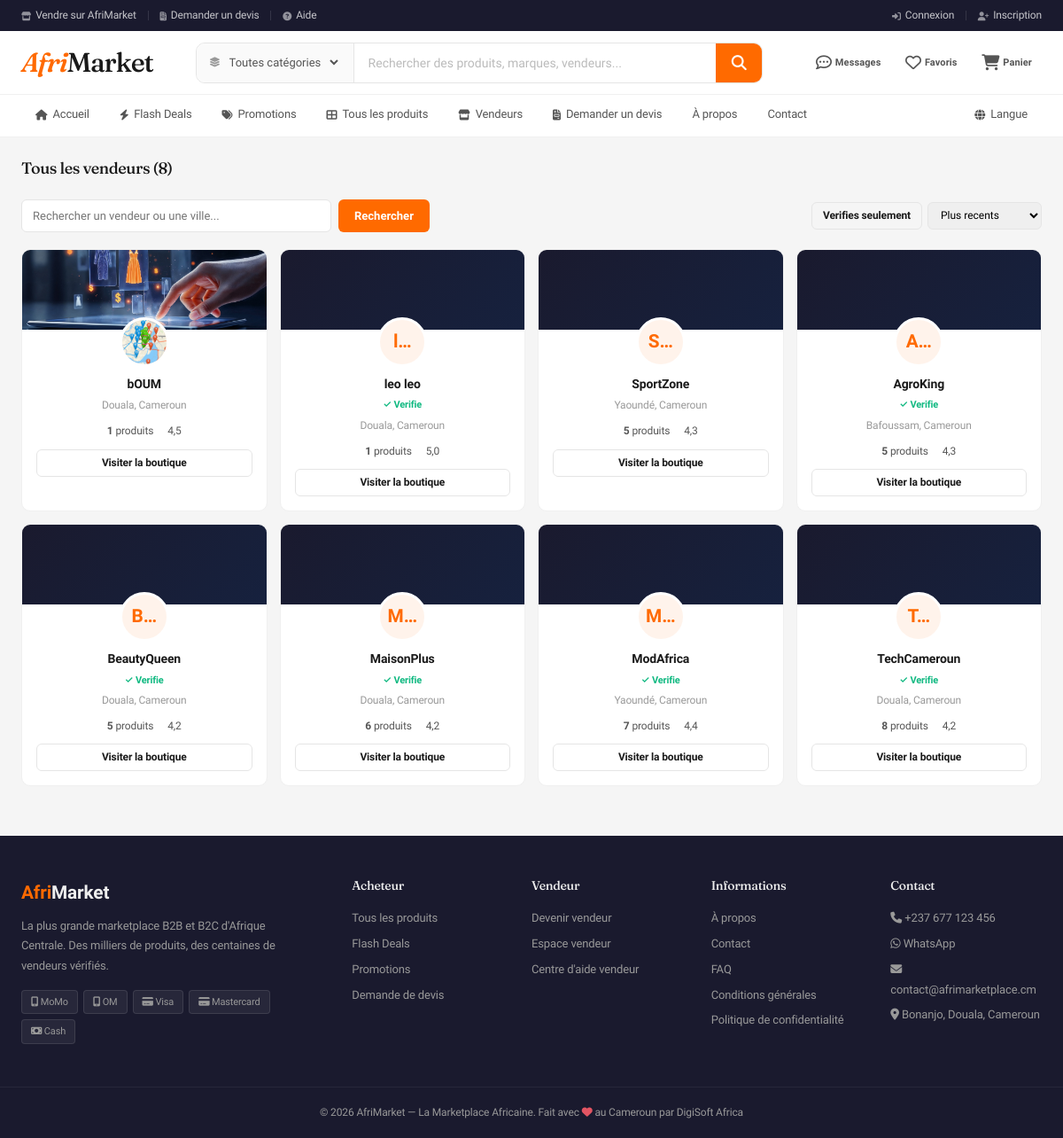
The page /fr/vendeur/ on the database as committed earlier.
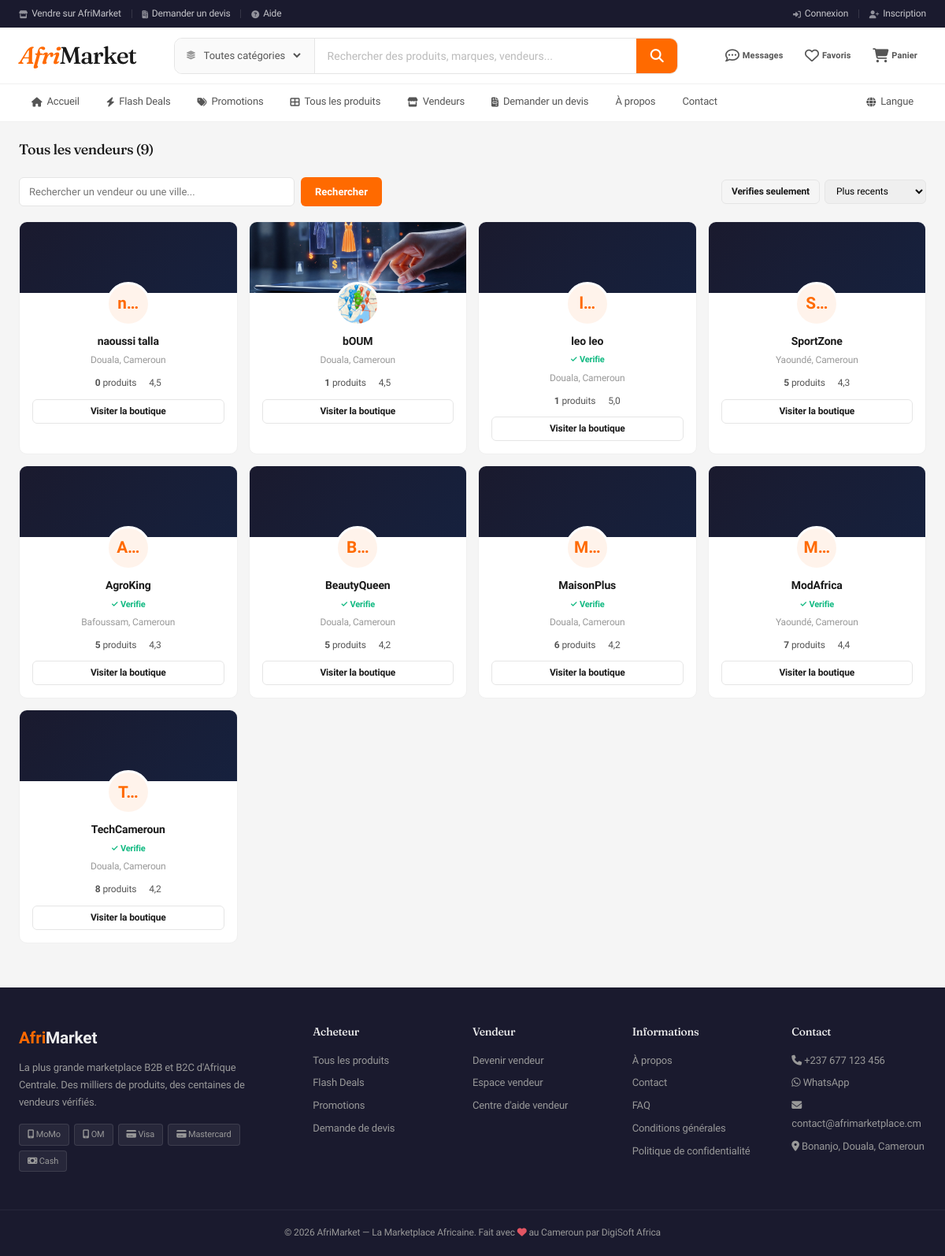
The same page on the database as committed later.
### store/models.py (models this page shows, shortened)
class Store(models.Model):
    owner = models.OneToOneField(settings.AUTH_USER_MODEL, on_delete=models.CASCADE, related_name='store')
    name = models.CharField(max_length=200)
    slug = models.SlugField(max_length=200, unique=True)
    description = models.TextField(blank=True)
    logo = models.ImageField(upload_to='stores/logos/', blank=True, null=True)
    banner = models.ImageField(upload_to='stores/banners/', blank=True, null=True)
    phone = models.CharField(max_length=20, blank=True)
    whatsapp = models.CharField(max_length=20, blank=True, help_text="Numéro WhatsApp avec indicatif pays (ex: 237677123456)")
    email = models.EmailField(blank=True)
    address = models.TextField(blank=True)
    city = models.CharField(max_length=100, default='Douala')
    country = models.CharField(max_length=100, default='Cameroun')
    latitude = models.DecimalField(max_digits=9, decimal_places=6, null=True, blank=True, help_text="Latitude GPS")
    longitude = models.DecimalField(max_digits=9, decimal_places=6, null=True, blank=True, help_text="Longitude GPS")
    is_verified = models.BooleanField(default=False)
    is_active = models.BooleanField(default=True)
    response_rate = models.IntegerField(default=95)
    response_time = models.CharField(max_length=50, default='< 24h')
    year_established = models.IntegerField(default=2024)
    total_revenue = models.DecimalField(max_digits=15, decimal_places=0, default=0)
    created_at = models.DateTimeField(auto_now_add=True)
    @property
    def rating(self):
        from catalog.models import Review
        avg = Review.objects.filter(product__store=self).aggregate(
            avg=models.Avg('rating'))['avg']
        return round(avg, 1) if avg else 4.5

### store/views.py (the view)
# urls.py: path('', views.store_list, name='list'),
def store_list(request):
    stores = Store.objects.filter(is_active=True).annotate(
        nb_products=Count('products', filter=Q(products__is_active=True))
    )
    q = request.GET.get('q', '')
    if q:
        stores = stores.filter(Q(name__icontains=q) | Q(city__icontains=q))
    verified = request.GET.get('verified')
    if verified:
        stores = stores.filter(is_verified=True)
    sort = request.GET.get('sort', '-created_at')
    sort_map = {
        '-created_at': '-created_at',
        'name': 'name',
        'products': '-nb_products',
    }
    stores = stores.order_by(sort_map.get(sort, '-created_at'))
    return render(request, 'store/list.html', {
        'stores': stores,
        'search_query': q,
        'sort': sort,
        'total': stores.count(),
        'verified_filter': verified,
    })

### cart/context_processors.py (called while the page is built)
def cart_context(request):
    cart = get_cart(request)
    count = sum(item.get('quantity', 0) for item in cart.values())
    total = sum(item.get('price', 0) * item.get('quantity', 0) for item in cart.values())
    return {'cart_count': count, 'cart_total': total}

### cart/utils.py (called while the page is built, shortened)
def get_cart(request):
    return request.session.get('cart', {})

### catalog/context_processors.py (called while the page is built)
def categories_context(request):
    wishlist_count = 0
    if request.user.is_authenticated:
        wishlist_count = Wishlist.objects.filter(user=request.user).count()
    return {
        'nav_categories': Category.objects.filter(parent__isnull=True, is_active=True).prefetch_related('children')[:10],
        'wishlist_count': wishlist_count,
    }

### messaging/context_processors.py (called while the page is built, shortened)
def unread_messages_count(request):
    return {'unread_messages_count': 0}

### templates/store/list.html (shortened to what this page needs)
{% extends 'base.html' %}{% load humanize %}
{% block content %}
<div class="section">
<div class="section-head" style="margin-bottom:1.5rem;">
<h2>Tous les vendeurs ({{ total }})</h2>
</div>
<div style="display:flex;gap:10px;align-items:center;flex-wrap:wrap;margin-bottom:1.2rem;">
<form method="get" style="display:flex;gap:8px;flex:1;min-width:250px;">
<input type="text" name="q" value="{{ search_query }}" placeholder="Rechercher un vendeur ou une ville..." class="form-control" style="max-width:350px;">
<button type="submit" class="btn btn-orange">Rechercher</button>
</form>
<div style="display:flex;gap:6px;">
{% if verified_filter %}
<a href="?q={{ search_query }}&sort={{ sort }}" class="btn btn-sm btn-orange">Verifies seulement ✕</a>
{% else %}
<a href="?q={{ search_query }}&sort={{ sort }}&verified=1" class="btn btn-sm btn-outline">Verifies seulement</a>
{% endif %}
<select onchange="window.location='?q={{ search_query }}&sort='+this.value+'{% if verified_filter %}&verified=1{% endif %}'" style="padding:5px 10px;border:1px solid var(--border);border-radius:var(--radius-sm);font-size:12px;font-family:var(--font);">
<option value="-created_at" {% if sort == '-created_at' %}selected{% endif %}>Plus recents</option>
</select>
</div>
</div>
<div style="display:grid;grid-template-columns:repeat(auto-fill,minmax(260px,1fr));gap:14px;">
{% for s in stores %}
<div style="background:var(--white);border:1px solid var(--border2);border-radius:var(--radius);overflow:hidden;transition:var(--transition);">
{% if s.banner %}
<div style="height:90px;background:url('{{ s.banner.url }}') center/cover;"></div>
{% else %}
<div style="height:90px;background:linear-gradient(135deg,#1a1a2e,#16213e);"></div>
{% endif %}
<div style="padding:1rem;text-align:center;margin-top:-30px;">
<div style="width:56px;height:56px;border-radius:50%;background:var(--orange-light);display:flex;align-items:center;justify-content:center;font-size:1.3rem;font-weight:700;color:var(--orange);margin:0 auto .5rem;border:3px solid var(--white);overflow:hidden;">
{% if s.logo %}<img src="{{ s.logo.url }}" style="width:100%;height:100%;object-fit:cover;">{% else %}{{ s.name|truncatechars:2 }}{% endif %}
</div>
<div style="font-weight:600;font-size:14px;">{{ s.name }}</div>
{% if s.is_verified %}<div class="verified-badge" style="justify-content:center;margin-top:3px;">✓ Verifie</div>{% endif %}
<div style="font-size:12px;color:var(--text3);margin-top:4px;">{{ s.city }}, {{ s.country }}</div>
<div style="display:flex;justify-content:center;gap:1rem;margin-top:10px;font-size:12px;color:var(--text2);">
<span><strong>{{ s.nb_products }}</strong> produits</span>
<span>{{ s.rating }}</span>
</div>
<a href="{% url 'store:detail' slug=s.slug %}" class="btn btn-outline btn-sm btn-block" style="margin-top:10px;">Visiter la boutique</a>
</div>
</div>
{% empty %}
<div style="grid-column:1/-1;text-align:center;padding:3rem;color:var(--text3);">
<p>Aucun vendeur trouve.</p>
</div>
{% endfor %}
</div>
</div>
{% endblock %}

### templates/base.html (shortened to what this page needs)
{% load static %}{% load humanize %}
<!DOCTYPE html>
<html lang="fr">
<head>
<link rel="stylesheet" href="https://cdnjs.cloudflare.com/ajax/libs/font-awesome/6.5.1/css/all.min.css">
<link rel="stylesheet" href="{% static 'css/style.css' %}">
</head>
<body>
<div class="topbar">
<div class="topbar-inner">
<div class="topbar-links">
<a href="{% url 'accounts:register' %}"><i class="fa-solid fa-store"></i> Vendre sur AfriMarket</a>
{% if user.is_authenticated %}
<a href="{% url 'orders:my_rfqs' %}"><i class="fa-solid fa-clipboard-list"></i> Mes demandes de devis</a>
{% else %}
<a href="{% url 'orders:create_rfq' %}"><i class="fa-solid fa-file-invoice"></i> Demander un devis</a>
{% endif %}
<a href="{% url 'faq' %}"><i class="fa-solid fa-circle-question"></i> Aide</a>
</div>
<div class="topbar-links">
{% if user.is_authenticated %}
<a href="{% url 'accounts:profile' %}"><i class="fa-solid fa-user"></i> {{ user.display_name }}</a>
<span class="topbar-sep"></span>
{% if user.store %}<a href="{% url 'store:detail' slug=user.store.slug %}"><i class="fa-solid fa-store"></i> Ma Boutique</a>
<span class="topbar-sep"></span>{% endif %}
{% if user.is_seller or user.is_superuser or user.role == 'admin' %}
<a href="{% url 'dashboard:index' %}"><i class="fa-solid fa-gauge-high"></i> Dashboard</a>
<span class="topbar-sep"></span>
{% endif %}
<a href="#" onclick="openLogoutModal();return false;"><i class="fa-solid fa-right-from-bracket"></i> Déconnexion</a>
{% else %}
<a href="{% url 'accounts:login' %}"><i class="fa-solid fa-right-to-bracket"></i> Connexion</a>
<a href="{% url 'accounts:register' %}"><i class="fa-solid fa-user-plus"></i> Inscription</a>
{% endif %}
</div>
</div>
</div>
<header class="header">
<div class="header-inner">
<a href="{% url 'home' %}" class="logo">Afri<span>Market</span></a>
<form method="get" action="{% url 'catalog:search' %}" class="search-bar" style="position:relative;">
<div class="search-category">
<i class="fa-solid fa-layer-group"></i>
<select name="category">
<option value="">Toutes catégories</option>
</select>
</div>
<div class="search-input-wrap">
<input type="text" name="q" id="searchInput" placeholder="Rechercher des produits, marques, vendeurs..." value="{{ search_query|default:'' }}" autocomplete="off">
</div>
<button type="submit"><i class="fa-solid fa-magnifying-glass"></i></button>
</form>
<div class="header-actions">
<a href="{% url 'messaging:inbox' %}" class="header-icon" id="messagesIconMain">
<i class="fa-regular fa-comment-dots"></i>
<span class="header-icon-label">Messages</span>
</a>
<a href="{% url 'catalog:wishlist' %}" class="header-icon">
<i class="fa-regular fa-heart"></i>
<span class="header-icon-label">Favoris</span>
</a>
<a href="{% url 'cart:view' %}" class="header-icon">
<i class="fa-solid fa-cart-shopping"></i>
<span class="header-icon-label">Panier</span>
</a>
</div>
</div>
</header>
<nav class="meganav">
<div class="meganav-inner">
<div class="meganav-links">
<a href="{% url 'home' %}" class="{% if request.resolver_match.url_name == 'home' %}active{% endif %}"><i class="fa-solid fa-home"></i> Accueil</a>
<a href="{% url 'catalog:flash_deals' %}" class="{% if request.resolver_match.url_name == 'flash_deals' and request.resolver_match.app_name == 'catalog' %}active{% endif %}"><i class="fa-solid fa-bolt"></i> Flash Deals</a>
<a href="{% url 'catalog:promotions' %}" class="{% if request.resolver_match.url_name == 'promotions' and request.resolver_match.app_name == 'catalog' %}active{% endif %}"><i class="fa-solid fa-tags"></i> Promotions</a>
<a href="{% url 'catalog:product_list' %}" class="{% if request.resolver_match.url_name == 'product_list' and request.resolver_match.app_name == 'catalog' %}active{% endif %}"><i class="fa-solid fa-th-large"></i> Tous les produits</a>
<a href="{% url 'store:list' %}" class="{% if request.resolver_match.url_name == 'list' and request.resolver_match.app_name == 'store' %}active{% endif %}"><i class="fa-solid fa-store"></i> Vendeurs</a>
{% if user.is_authenticated %}
{% if user.is_seller or user.is_superuser or user.role == 'admin' %}
<a href="{% url 'orders:rfq_list' %}" class="{% if 'rfq' in request.resolver_match.url_name and request.resolver_match.app_name == 'orders' %}active{% endif %}"><i class="fa-solid fa-file-invoice"></i> Demandes de devis</a>
{% else %}
<a href="{% url 'orders:my_rfqs' %}" class="{% if 'rfq' in request.resolver_match.url_name and request.resolver_match.app_name == 'orders' %}active{% endif %}"><i class="fa-solid fa-file-invoice"></i> Mes demandes de devis</a>
{% endif %}
{% else %}
<a href="{% url 'orders:create_rfq' %}" class="{% if 'rfq' in request.resolver_match.url_name and request.resolver_match.app_name == 'orders' %}active{% endif %}"><i class="fa-solid fa-file-invoice"></i> Demander un devis</a>
{% endif %}
<a href="{% url 'about' %}" class="{% if request.resolver_match.url_name == 'about' %}active{% endif %}">À propos</a>
<a href="{% url 'contact' %}" class="{% if request.resolver_match.url_name == 'contact' %}active{% endif %}">Contact</a>
<div style="position:relative;display:inline-block;margin-left:auto;" id="languageSelectorMain">
<a href="#" style="cursor:pointer;"><i class="fa-solid fa-globe"></i> Langue</a>
</div>
</div>
</div>
</nav>
{% block content %}{% endblock %}
<footer class="footer">
<div class="footer-top">
<div>
<div class="footer-brand">Afri<span>Market</span></div>
<p style="font-size:13px;line-height:1.7;max-width:300px;margin-top:.5rem;">La plus grande marketplace B2B et B2C d'Afrique Centrale. Des milliers de produits, des centaines de vendeurs vérifiés.</p>
<div class="footer-payments" style="margin-top:1rem;">
<span><i class="fa-solid fa-mobile-screen"></i> MoMo</span><span><i class="fa-solid fa-mobile-screen"></i> OM</span><span><i class="fa-solid fa-credit-card"></i> Visa</span><span><i class="fa-solid fa-credit-card"></i> Mastercard</span><span><i class="fa-solid fa-money-bill"></i> Cash</span>
</div>
</div>
<div>
<h4>Acheteur</h4>
<ul>
<li><a href="{% url 'catalog:product_list' %}">Tous les produits</a></li>
<li><a href="{% url 'catalog:flash_deals' %}">Flash Deals</a></li>
<li><a href="{% url 'catalog:promotions' %}">Promotions</a></li>
<li><a href="{% url 'orders:create_rfq' %}">Demande de devis</a></li>
</ul>
</div>
<div>
<h4>Vendeur</h4>
<ul>
<li><a href="{% url 'accounts:register' %}">Devenir vendeur</a></li>
<li><a href="{% url 'dashboard:index' %}">Espace vendeur</a></li>
<li><a href="#">Centre d'aide vendeur</a></li>
</ul>
</div>
<div>
<h4>Informations</h4>
<ul>
<li><a href="{% url 'about' %}">À propos</a></li>
<li><a href="{% url 'contact' %}">Contact</a></li>
<li><a href="{% url 'faq' %}">FAQ</a></li>
<li><a href="#">Conditions générales</a></li>
<li><a href="#">Politique de confidentialité</a></li>
</ul>
</div>
<div>
<h4>Contact</h4>
<ul>
<li><a href="tel:+237677123456"><i class="fa-solid fa-phone"></i> +237 677 123 456</a></li>
<li><a href="#"><i class="fa-brands fa-whatsapp"></i> WhatsApp</a></li>
<li><a href="mailto:contact@afrimarketplace.cm"><i class="fa-solid fa-envelope"></i> contact@afrimarketplace.cm</a></li>
<li><a href="#"><i class="fa-solid fa-location-dot"></i> Bonanjo, Douala, Cameroun</a></li>
</ul>
</div>
</div>
<div class="footer-bottom">
<p>© 2026 AfriMarket — La Marketplace Africaine. Fait avec <i class="fa-solid fa-heart" style="color:#e25563;"></i> au Cameroun par DigiSoft Africa</p>
</div>
</footer>
</body>
</html>

Rows that differ between the two databases and show on the page:
added Store: name "n…", name "naoussi talla", city "Douala", country "Cameroun", nb_products "0", rating "4,5"
Other text that changed with them:
{{ total }}: "8" → "9"
